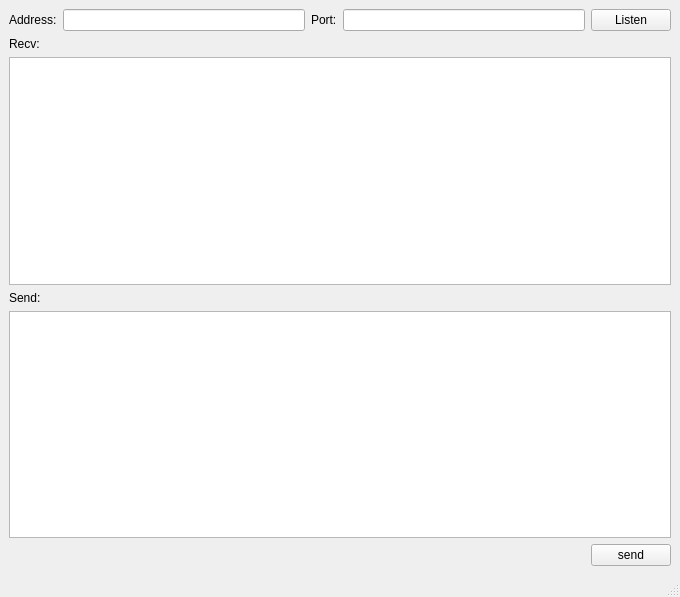
<?xml version="1.0" encoding="UTF-8"?>
<ui version="4.0">
 <class>WebSocketServer</class>
 <widget class="QMainWindow" name="WebSocketServer">
  <property name="geometry">
   <rect>
    <x>0</x>
    <y>0</y>
    <width>680</width>
    <height>597</height>
   </rect>
  </property>
  <property name="windowTitle">
   <string>MainWindow</string>
  </property>
  <widget class="QWidget" name="centralwidget">
   <layout class="QVBoxLayout" name="verticalLayout_3">
    <item>
     <layout class="QVBoxLayout" name="verticalLayout_2">
      <item>
       <layout class="QVBoxLayout" name="verticalLayout">
        <item>
         <layout class="QHBoxLayout" name="horizontalLayout">
          <item>
           <widget class="QLabel" name="label">
            <property name="text">
             <string>Address:</string>
            </property>
           </widget>
          </item>
          <item>
           <widget class="QLineEdit" name="editAddress"/>
          </item>
          <item>
           <widget class="QLabel" name="label_2">
            <property name="text">
             <string>Port:</string>
            </property>
           </widget>
          </item>
          <item>
           <widget class="QLineEdit" name="editPort"/>
          </item>
          <item>
           <widget class="QPushButton" name="btnListen">
            <property name="text">
             <string>Listen</string>
            </property>
           </widget>
          </item>
         </layout>
        </item>
        <item>
         <widget class="QLabel" name="label_3">
          <property name="text">
           <string>Recv:</string>
          </property>
         </widget>
        </item>
        <item>
         <widget class="QTextBrowser" name="editRecv"/>
        </item>
        <item>
         <widget class="QLabel" name="label_4">
          <property name="text">
           <string>Send:</string>
          </property>
         </widget>
        </item>
        <item>
         <widget class="QTextEdit" name="editSend"/>
        </item>
       </layout>
      </item>
      <item>
       <layout class="QHBoxLayout" name="horizontalLayout_2">
        <item>
         <spacer name="horizontalSpacer">
          <property name="orientation">
           <enum>Qt::Horizontal</enum>
          </property>
          <property name="sizeHint" stdset="0">
           <size>
            <width>40</width>
            <height>20</height>
           </size>
          </property>
         </spacer>
        </item>
        <item>
         <widget class="QPushButton" name="btnSend">
          <property name="text">
           <string>send</string>
          </property>
         </widget>
        </item>
       </layout>
      </item>
     </layout>
    </item>
   </layout>
  </widget>
  <widget class="QMenuBar" name="menubar">
   <property name="geometry">
    <rect>
     <x>0</x>
     <y>0</y>
     <width>680</width>
     <height>26</height>
    </rect>
   </property>
  </widget>
  <widget class="QStatusBar" name="statusbar"/>
 </widget>
 <resources/>
 <connections/>
</ui>
